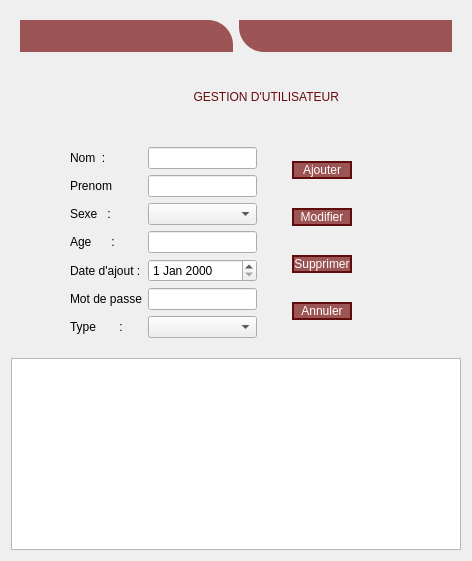
          <widget class="QWidget" name="Administrateur">
           <layout class="QVBoxLayout" name="verticalLayout_8">
            <item>
             <widget class="QWidget" name="horizontalWidget" native="true">
              <property name="minimumSize">
               <size>
                <width>0</width>
                <height>50</height>
               </size>
              </property>
              <layout class="QHBoxLayout" name="horizontalLayout_14">
               <property name="topMargin">
                <number>9</number>
               </property>
               <property name="rightMargin">
                <number>9</number>
               </property>
               <property name="bottomMargin">
                <number>9</number>
               </property>
               <item>
                <widget class="QLabel" name="label_21">
                 <property name="styleSheet">
                  <string notr="true">background-color: rgb(156, 84, 84);
border-top-right-radius:25px;</string>
                 </property>
                 <property name="text">
                  <string/>
                 </property>
                </widget>
               </item>
               <item>
                <widget class="QLabel" name="label_20">
                 <property name="styleSheet">
                  <string notr="true">background-color: rgb(156, 84, 84);
border-bottom-left-radius: 25px;</string>
                 </property>
                 <property name="text">
                  <string/>
                 </property>
                </widget>
               </item>
              </layout>
             </widget>
            </item>
            <item>
             <layout class="QVBoxLayout" name="verticalLayout_7">
              <property name="spacing">
               <number>2</number>
              </property>
              <item>
               <widget class="QWidget" name="horizontalWidget" native="true">
                <property name="minimumSize">
                 <size>
                  <width>0</width>
                  <height>60</height>
                 </size>
                </property>
                <layout class="QHBoxLayout" name="horizontalLayout_27">
                 <property name="leftMargin">
                  <number>60</number>
                 </property>
                 <property name="topMargin">
                  <number>0</number>
                 </property>
                 <property name="rightMargin">
                  <number>60</number>
                 </property>
                 <property name="bottomMargin">
                  <number>0</number>
                 </property>
                 <item>
                  <widget class="QLabel" name="label_22">
                   <property name="maximumSize">
                    <size>
                     <width>80</width>
                     <height>16777215</height>
                    </size>
                   </property>
                   <property name="styleSheet">
                    <string notr="true">image: url(:/image/icon-5404125_960_720.png);</string>
                   </property>
                   <property name="text">
                    <string/>
                   </property>
                  </widget>
                 </item>
                 <item>
                  <widget class="QLabel" name="label">
                   <property name="styleSheet">
                    <string notr="true">font: 80 italic 16pt &quot;TeX Gyre Bonum Math&quot;;
color: rgb(104, 10, 10);</string>
                   </property>
                   <property name="text">
                    <string>           GESTION D'UTILISATEUR</string>
                   </property>
                  </widget>
                 </item>
                </layout>
               </widget>
              </item>
              <item>
               <widget class="QWidget" name="widget_6" native="true">
                <property name="minimumSize">
                 <size>
                  <width>0</width>
                  <height>200</height>
                 </size>
                </property>
                <layout class="QHBoxLayout" name="horizontalLayout_8">
                 <item>
                  <layout class="QHBoxLayout" name="horizontalLayout_7">
                   <item>
                    <widget class="QWidget" name="formWidget" native="true">
                     <property name="maximumSize">
                      <size>
                       <width>400</width>
                       <height>16777215</height>
                      </size>
                     </property>
                     <layout class="QFormLayout" name="formLayout_2">
                      <property name="leftMargin">
                       <number>50</number>
                      </property>
                      <item row="0" column="0">
                       <widget class="QLabel" name="label_3">
                        <property name="styleSheet">
                         <string notr="true">font: 75 italic 14pt &quot;TeX Gyre Bonum Math&quot;;</string>
                        </property>
                        <property name="text">
                         <string>Nom  :</string>
                        </property>
                       </widget>
                      </item>
                      <item row="0" column="1">
                       <widget class="QLineEdit" name="lineEditNomUtilisateur"/>
                      </item>
                      <item row="1" column="0">
                       <widget class="QLabel" name="label_4">
                        <property name="styleSheet">
                         <string notr="true">font: 75 italic 14pt &quot;TeX Gyre Bonum Math&quot;;</string>
                        </property>
                        <property name="text">
                         <string>Prenom</string>
                        </property>
                       </widget>
                      </item>
                      <item row="1" column="1">
                       <widget class="QLineEdit" name="lineEditPrenomUtilisateur"/>
                      </item>
                      <item row="2" column="0">
                       <widget class="QLabel" name="label_8">
                        <property name="styleSheet">
                         <string notr="true">font: 75 italic 14pt &quot;TeX Gyre Bonum Math&quot;;</string>
                        </property>
                        <property name="text">
                         <string>Sexe   :</string>
                        </property>
                       </widget>
                      </item>
                      <item row="2" column="1">
                       <widget class="QComboBox" name="comboBoxSexeUtilisateur">
                        <item>
                         <property name="text">
                          <string/>
                         </property>
                        </item>
                        <item>
                         <property name="text">
                          <string>Masculin</string>
                         </property>
                        </item>
                        <item>
                         <property name="text">
                          <string>Féminin</string>
                         </property>
                        </item>
                       </widget>
                      </item>
                      <item row="3" column="0">
                       <widget class="QLabel" name="label_14">
                        <property name="styleSheet">
                         <string notr="true">font: 75 italic 14pt &quot;TeX Gyre Bonum Math&quot;;</string>
                        </property>
                        <property name="text">
                         <string>Age      :</string>
                        </property>
                       </widget>
                      </item>
                      <item row="3" column="1">
                       <widget class="QLineEdit" name="lineEditAgeUtilisateur"/>
                      </item>
                      <item row="4" column="0">
                       <widget class="QLabel" name="label_9">
                        <property name="styleSheet">
                         <string notr="true">font: 75 italic 14pt &quot;TeX Gyre Bonum Math&quot;;</string>
                        </property>
                        <property name="text">
                         <string>Date d'ajout :</string>
                        </property>
                       </widget>
                      </item>
                      <item row="4" column="1">
                       <widget class="QDateEdit" name="dateEditUtilisateur"/>
                      </item>
                      <item row="5" column="0">
                       <widget class="QLabel" name="label_15">
                        <property name="styleSheet">
                         <string notr="true">font: 75 italic 14pt &quot;TeX Gyre Bonum Math&quot;;</string>
                        </property>
                        <property name="text">
                         <string>Mot de passe</string>
                        </property>
                       </widget>
                      </item>
                      <item row="5" column="1">
                       <widget class="QLineEdit" name="lineEditPsswrdUtilisateur"/>
                      </item>
                      <item row="6" column="0">
                       <widget class="QLabel" name="label_19">
                        <property name="styleSheet">
                         <string notr="true">font: 75 italic 14pt &quot;TeX Gyre Bonum Math&quot;;</string>
                        </property>
                        <property name="text">
                         <string>Type       :</string>
                        </property>
                       </widget>
                      </item>
                      <item row="6" column="1">
                       <widget class="QComboBox" name="comboBoxType">
                        <item>
                         <property name="text">
                          <string/>
                         </property>
                        </item>
                        <item>
                         <property name="text">
                          <string>Administrateur</string>
                         </property>
                        </item>
                        <item>
                         <property name="text">
                          <string>Utilisateur</string>
                         </property>
                        </item>
                       </widget>
                      </item>
                     </layout>
                    </widget>
                   </item>
                   <item>
                    <widget class="QWidget" name="verticalWidget_3" native="true">
                     <property name="maximumSize">
                      <size>
                       <width>300</width>
                       <height>300</height>
                      </size>
                     </property>
                     <layout class="QVBoxLayout" name="verticalLayout_30">
                      <property name="spacing">
                       <number>15</number>
                      </property>
                      <property name="leftMargin">
                       <number>20</number>
                      </property>
                      <property name="rightMargin">
                       <number>100</number>
                      </property>
                      <item>
                       <widget class="QPushButton" name="btnAjouterUtilisateur">
                        <property name="styleSheet">
                         <string notr="true">#btnAjouterUtilisateur{
	color:white;
	background-color: rgb(156, 84, 84);
	font: 75 italic 14pt &quot;TeX Gyre Bonum Math&quot;;
border:2px solid rgb(94, 12, 12);
}
#btnAjouterUtilisateur:hover{
	color: white;
	background-color: rgb(104, 10, 10);
}</string>
                        </property>
                        <property name="text">
                         <string>Ajouter</string>
                        </property>
                        <property name="icon">
                         <iconset resource="image-icon.qrc">
                          <normaloff>:/image/business_application_addmale_useradd_insert_add_user_client_2312.png</normaloff>:/image/business_application_addmale_useradd_insert_add_user_client_2312.png</iconset>
                        </property>
                        <property name="iconSize">
                         <size>
                          <width>40</width>
                          <height>50</height>
                         </size>
                        </property>
                       </widget>
                      </item>
                      <item>
                       <widget class="QPushButton" name="btnModifierUtilisateur">
                        <property name="styleSheet">
                         <string notr="true">#btnModifierUtilisateur{
	color:white;
	background-color: rgb(156, 84, 84);
	font: 75 italic 14pt &quot;TeX Gyre Bonum Math&quot;;
border:2px solid rgb(94, 12, 12);
}
#btnModifierUtilisateur:hover{
	color: white;
	background-color: rgb(104, 10, 10);
}</string>
                        </property>
                        <property name="text">
                         <string>Modifier</string>
                        </property>
                        <property name="icon">
                         <iconset resource="image-icon.qrc">
                          <normaloff>:/image/businessapplication_edit_male_user_thepencil_theclient_negocio_2321.png</normaloff>:/image/businessapplication_edit_male_user_thepencil_theclient_negocio_2321.png</iconset>
                        </property>
                        <property name="iconSize">
                         <size>
                          <width>40</width>
                          <height>40</height>
                         </size>
                        </property>
                       </widget>
                      </item>
                      <item>
                       <widget class="QPushButton" name="btnSupprimerUtilisateur">
                        <property name="styleSheet">
                         <string notr="true">#btnSupprimerUtilisateur{
	color:white;
	background-color: rgb(156, 84, 84);
	font: 75 italic 14pt &quot;TeX Gyre Bonum Math&quot;;
border:2px solid rgb(94, 12, 12);
}
#btnSupprimerUtilisateur:hover{
	color: white;
	background-color: rgb(104, 10, 10);
}</string>
                        </property>
                        <property name="text">
                         <string>Supprimer</string>
                        </property>
                        <property name="icon">
                         <iconset resource="image-icon.qrc">
                          <normaloff>:/image/delete_delete_deleteusers_delete_male_user_maleclient_2348.png</normaloff>:/image/delete_delete_deleteusers_delete_male_user_maleclient_2348.png</iconset>
                        </property>
                        <property name="iconSize">
                         <size>
                          <width>40</width>
                          <height>50</height>
                         </size>
                        </property>
                       </widget>
                      </item>
                      <item>
                       <widget class="QPushButton" name="btnAnnuler">
                        <property name="styleSheet">
                         <string notr="true">#btnAnnuler{
	color:white;
	background-color: rgb(156, 84, 84);
	font: 75 italic 14pt &quot;TeX Gyre Bonum Math&quot;;
border:2px solid rgb(94, 12, 12);
}
#btnAnnuler:hover{
	color: white;
	background-color: rgb(104, 10, 10);
}</string>
                        </property>
                        <property name="text">
                         <string>Annuler</string>
                        </property>
                       </widget>
                      </item>
                     </layout>
                    </widget>
                   </item>
                  </layout>
                 </item>
                </layout>
               </widget>
              </item>
              <item>
               <widget class="QTableView" name="tabwListeUtilisateur"/>
              </item>
             </layout>
            </item>
           </layout>
          </widget>
